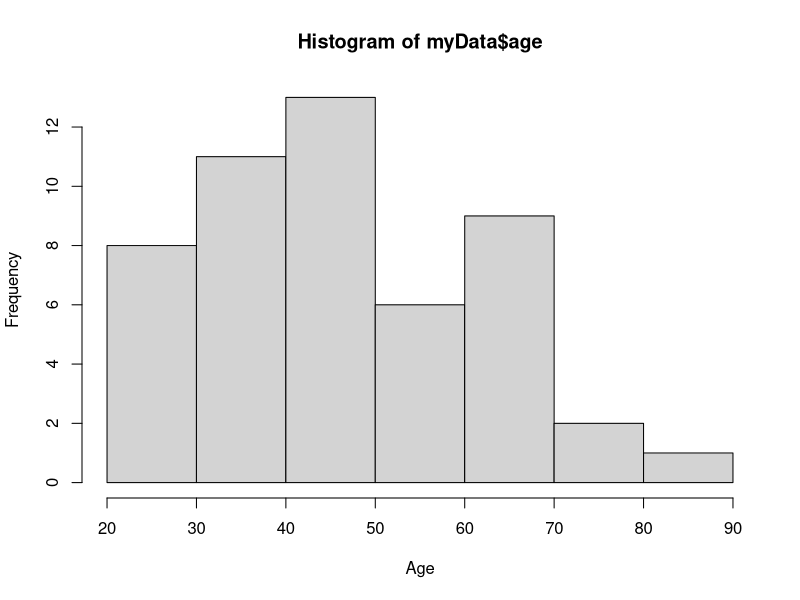
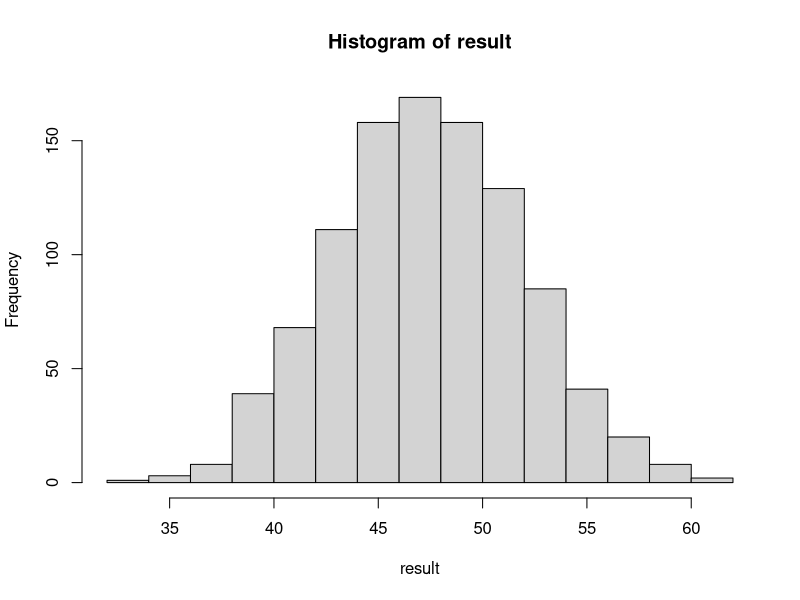

These charts were generated, in order, by the following R code:
#load
myData <- read.csv("HouseholdData.csv")


#a
stem(myData$age)
hist(myData$age, xlab = "Age")

#b
result <- c()
for (i in 1:1000) {
  result <- append(result, mean(sample(myData$age, 9)))
}
hist(result)
###########################################

#experiment used qt
confidence <- 95
tail <- (1 - confidence/100)/2 + confidence /100
result <- matrix(ncol = 2)
size <- 9
for (i in 1:1000) {
  picked <- sample(myData$age, size)
  result <- rbind(result, mean(picked) + c(-1,1) * (qt(tail, size - 1)* sd(picked))/sqrt(size))
}


#check validity
check <- c()
populationMean <- mean(myData$age)
for (i in 4:length(result)/2) {
  out <- 0
  if(populationMean >= result[i, 1] & populationMean <= result[i, 2]){
    out <- 1
  }
  check <- append(check, out)
}
length(check[check == 1])/length(check)*100